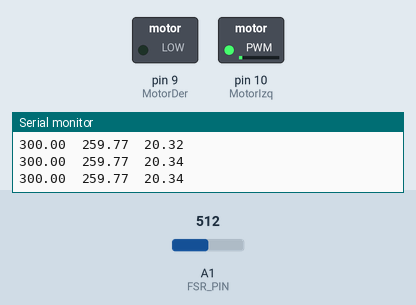
A sketch run on a simulated Arduino Uno, built with avr-gcc and run on an emulated ATmega328P. Parts: switched loads named in the sketch (green lamp = pin HIGH), the last lines printed to the serial monitor. Inputs (shaded band) come from the test bench; at power-on: A1 (FSR_PIN) = 512.

Above: at 1.2 s.
1.3 s: A1 (FSR_PIN) set to 716
At 2.1 s:
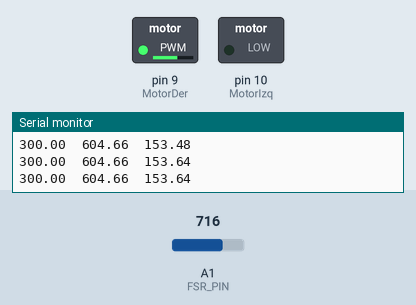
4.3 s: A1 (FSR_PIN) set to 900
At 5.4 s:
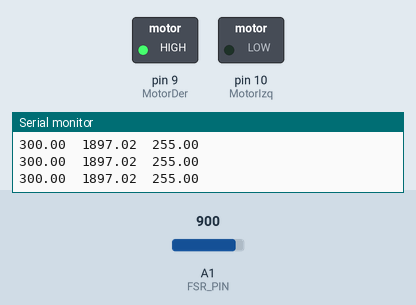
5.9 s: A1 (FSR_PIN) set to 828
8.9 s: A1 (FSR_PIN) set to 799
10.4 s: A1 (FSR_PIN) set to 778
11.9 s: A1 (FSR_PIN) set to 760
Timing chart, 0 to 14.9 s (numbered marks = the images above; inputs shaded):
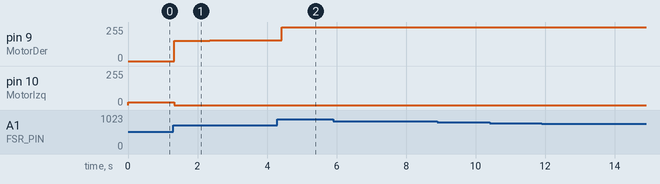

The sketch:

Prensa_Motorizada_con_Arduino.ino
```cpp
#include <PID_v1.h> //Libreria PID


/*****Para el sensor de presión SEN-09375********/
const int FSR_PIN = A1; // Pin del FSR/divisor de voltaje

// Medir el voltaje real de salida del Arduino y la resistencia real de 3.3K.
// Introducir los valores a continuación:
const float VCC = 4.50; // Voltaje de salida del Arduino
const float R_DIV = 6000.0; // Resistencia medida de la resistencia de 3.3K


/************Para el motor DC **************/
const int MotorIzq = 10; //pin del motor DC para girar a la izquierda ----- Hacia adelante
const int MotorDer = 9; //pin del motor DC para girar a la derecha ----- Hacia atrás
int pinPot = A0; //pin del potenciómetro, para determinar la velocidad y dirección de giro del motor DC
int MotorLim1 = 400; //valor para separar la dirección de giro del motor DC, izquierda
int MotorLim2 = 550; //valor para separar la dirección de giro del motor DC, derecha

/************ tiempo de presion *********/
float tiempoPresion =2.2 ; //tiempo de presion en segundos segundos
float tiempoAnterior; //variable para reiniciar el tiempo
float tiempoActual; //variable que guarda el tiempo en curso

/************* cantidad de presión ******/
float fuerzaPromedio = 300; // fuerza promedio en gramos
float incertidumbreFuerza = 50; //incertidumbre de la fuerza (más, menos) en gramos

 /****** variables para el control ******/

 boolean EstadoControl = false; //determina si el control está en función o no está en función
double Entrada, Salida, Setpoint = fuerzaPromedio;
/* Valores que funcionan más o menos bien: kp = 50, ki = 0.25, kd = .01 para [-10,10]*/
double kp= .5, ki = .005, kd= 0.0001;
PID PIDM(&Entrada,&Salida,&Setpoint, kp, ki, kd, DIRECT);

float valorminimoControl = 50.; //valor a partir de el cual el control se comienza a activar


void setup() {
  //definición del modo de los pines, Entrada y Salida
  pinMode(MotorIzq, OUTPUT);
  pinMode(MotorDer, OUTPUT);
  pinMode(pinPot, INPUT);
  // definición de pin para el FSR
  pinMode(FSR_PIN, INPUT);
  //se inicial la comunicación Serial
  Serial.begin(9600);
  while(!Serial);
  //control PID
  PIDM.SetMode(AUTOMATIC); //Modo automático del control PID

}

void loop() {
  /*int lecSenPres = analogRead(SenPres); //lectura analógica del sensor de presión 0-1023
  Serial.println(lecSenPres); //imprimir el valor*/
  float ForceValue = ForceVal(); //valor de la fuerza conforme la lectura analógica del FSR, tomando en cuenta el divisor de voltaje y la curva de ccalibración del sensor
  //Serial.println(ForceValue);

  //Activar el control a partir de un valor un valor mínimo de fuerza (pues el FSR tiene un valor mínimo en el cual funciona)
  if(ForceValue < valorminimoControl){
    EstadoControl = false;
  } else{
    EstadoControl = true;
  }

 /* Se mueve el motor con el potenciómetro cuando no está en proceso el control */
 if( EstadoControl == false){
  movimientoMotorPot(); //se llama la función que mueve el motor con el potenciometro
 } /*Cuando el control está encendido, actual el control PID*/
 /*********** Control ******/
 else{
  Serial.print(Setpoint);
  Serial.print("\t");
  Entrada = ForceValue; //Se asigna la variable de entrada como el valor de la fuerza que regisgtra el FSR
  Serial.print(Entrada);
  Serial.print("\t");

  if(Entrada < Setpoint){ //Si la entrada está por debajo de la fuerza promedio, entonces el control es directo (aumenta valor de entrada)
    PIDM.SetControllerDirection(DIRECT);
    PIDM.Compute(); //se calcula el valor de la salida del PID
    MotorAdelante(Salida); //se hace hacia adelante el motor para aumentar la entrada
    Serial.println( Salida); //se imprime el valor de salida
  } else{ //si la entrada es mayor que el Setpoint, entonces el control es inverso para disminuir la entrada
    PIDM.SetControllerDirection(REVERSE);
    PIDM.Compute(); //calcula el valor de la salida para disminuir la entrada
    MotorAtras(Salida); // el motor se hace hacia atras para disminuir el valor de la
    Serial.println(Salida);
  }
 }


}


/********* Para mover el motor con potenciómetro *******/
/* La función mueve el motor hacía adelante o hacia atrás, dependiendo del valor que mida el potenciómetro */
void movimientoMotorPot(){
  int lec = analogRead(pinPot); //lee el valor del pot 0-1023
  //Serial.print(lec); //se imprime el valor en la pantalla
  //Serial.print("\t");
  //si el valor del Pot está entre 0 y MotorLim1, gira a la izquierda; si está entre MotorLim2 y 1023 gira a la derecha
  //ambos casos, entre más se aleje del valor ValorDivision, más rápido girara, acorde a la dirección establecida
  //si se encuentra entre MotorLim1 y MotorLim, el motor no gira

  if(lec > 0 && lec < MotorLim1){ //Para girar a la izquieda
    int lec1 = map(lec, 0, MotorLim1, 255, 0);
    analogWrite(MotorIzq,lec1);
    analogWrite(MotorDer, 0);
    //Serial.println(lec1);
  }
  else if(lec > MotorLim2 && lec < 1023){ //Para girar a la derecha
    int lec2 = map(lec, MotorLim1, 1023, 0, 255);
      analogWrite(MotorDer, lec2);
      analogWrite(MotorIzq, 0);
      //Serial.println(lec2);
      }
  else{ //No gira
        analogWrite(MotorDer,0);
        analogWrite(MotorIzq,0);
      }
 }

/***********Función para mover el motor hacía el frente ***********/
void MotorAdelante(int PWM){
  analogWrite(MotorIzq, PWM );
  analogWrite(MotorDer,0);
}

void MotorAtras(int PWM){
   analogWrite(MotorIzq, 0 );
   analogWrite(MotorDer,PWM);
}
/***************** Funcion para convertir voltaje en fuerza ******/
/******************************************************************************
Force_Sensitive_Resistor_Example.ino
Example sketch for SparkFun's force sensitive resistors
  (https://www.sparkfun.com/products/9375)
Jim Lindblom @ SparkFun Electronics
April 28, 2016

Haciendo un circuito divisor de voltaje combinado con un FSR y una resistencia de 3.3K.
- La resistencia se conecta entre el pin del FSR (pin analógico) y tierra.
- El FSR se conecra entre el pin analógico y 5V
Como la resistencia del FSR decrece (es decir, la presión incrementa), el voltaje en el pin analógico debe incrementar.

El pin analógico del FSR utilizado es el A1.

vásea la imagen para conexión https://cdn.sparkfun.com/assets/learn_tutorials/5/1/0/fritzing_example_bb_2.png

******************************************************************************/

float ForceVal(){
int fsrADC = analogRead(FSR_PIN); //lectura analógica del FSR
  // Si el FSR no está presionado, la resistencia debería tender a infinito, y por tanto el voltaje debería ser cercano a cero;
  //pero hay que recordar que hay una fuerza mínima de encendido (20-100 g), por lo que el voltaje cera pequeño, pero no muy cercano a cero
  //En este sentido, de manera ideal, si el voltaje es cero, indica que no hay presión; en cambio, si es distinto de cero, hay que convertir la
  //lectura analógica a presión, en referencia a la curva de calibración
  float force = 0; // valor que guarda la fuerza
  if (fsrADC != 0)
  {
    // Usando la lectura ADC, se calcula el voltaje de salida del FSR:
    float fsrV = fsrADC * VCC / 1023.0;
    // Usando el voltaje del FSR y la resistencia fija, se calcula la resistencia del FSR:
    float fsrR = R_DIV * (VCC / fsrV - 1.0); //de la ecuación de división de voltaje
    //Serial.println("Resistance: " + String(fsrR) + " ohms");
    // Estimando la fuerza basada en la curva característica de conductancia contra fuerza
    //de la datasheet del FSR (https://www.sparkfun.com/datasheets/Sensors/Pressure/fsrguide.pdf)
    //float force;
    float fsrG = 1.0 / fsrR; // Conductancia
    // La curva característica se parte en dos rectas de distinta pendiente, en 600g:
    //se asignan los parámetros de la curva característica, con ajuste C = m*F+b ->F = (C-b)/m
    if (fsrR <= 600)
      force = (fsrG - 0.00075) / 0.00000032639;
    else
      force =  fsrG / 0.000000642857;
    //Serial.println("Force: " + String(force) + " g");
    //Serial.println();
  }
    return force; // la función retorna el valor de la fuerza
}
```

Measured:
- after the input at 1.3 s, pin 9 (MotorDer): 0/255 → 153/255 at once, → 152/255 0.11 s later, → 153/255 0.11 s later, → 154/255 0.80 s later, … (6 changes in this stretch); pin 10 (MotorIzq): 20/255 → 0/255 at once
